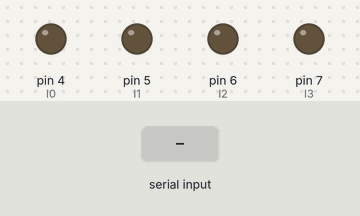
The sketch below on a simulated Arduino Uno, built with avr-gcc and run on an emulated ATmega328P. Parts: output pins drawn as LEDs (lit = HIGH). The inputs (shaded band) are chosen by the test bench. Pins used as bus, display or sensor lines are not drawn; what the sketch prints to the serial monitor is not drawn.

Above: at 1.2 s.
1.3 s: "90,45,200\n" received over Serial
At 2.5 s:
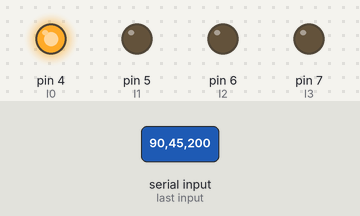
2.8 s: "30,150,10\n" received over Serial
At 3.7 s:
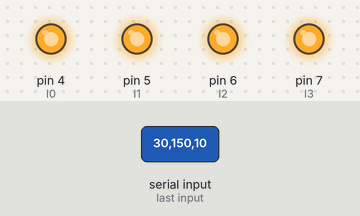
Timing chart, 0 to 5.8 s (numbered marks = the images above; inputs shaded):
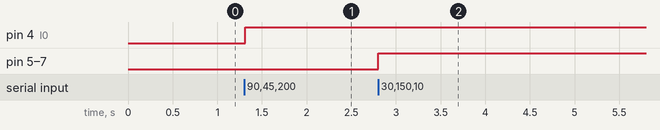

Measured:
- after the input at 1.3 s, pin 4 (I0): LOW → HIGH at once
- after the input at 2.8 s, pin 5 (I1), pin 6 (I2), pin 7 (I3): LOW → HIGH at once

The sketch:

Lab3_Mux_Demux.ino
```cpp
int S0, S1, I0, I1, I2, I3;

void setup() {
  pinMode(2, OUTPUT); // S0
  pinMode(3, OUTPUT); // S1
  pinMode(4, OUTPUT); // I0
  pinMode(5, OUTPUT); // I1
  pinMode(6, OUTPUT); // I2
  pinMode(7, OUTPUT); // I3

  Serial.begin(9600);
  Serial.setTimeout(100); // Set a timeout to avoid reading incomplete data
}

void loop() {
  Serial.print("\nEnter S0 (0 or 1): ");
  while (!Serial.available()) {}
  S0 = Serial.parseInt();
  digitalWrite(2, S0);
  Serial.println(S0);

  // Clear the input buffer
  while (Serial.available()) {
    Serial.read();
  }

  Serial.print("Enter S1 (0 or 1): ");
  while (!Serial.available()) {}
  S1 = Serial.parseInt();
  digitalWrite(3, S1);
  Serial.println(S1);

  // Clear the input buffer
  while (Serial.available()) {
    Serial.read();
  }

  Serial.print("Enter I0 (0 or 1): ");
  while (!Serial.available()) {}
  I0 = Serial.parseInt();
  digitalWrite(4, I0);
  Serial.println(I0);

  // Clear the input buffer
  while (Serial.available()) {
    Serial.read();
  }

  Serial.print("Enter I1 (0 or 1): ");
  while (!Serial.available()) {}
  I1 = Serial.parseInt();
  digitalWrite(5, I1);
  Serial.println(I1);

  // Clear the input buffer
  while (Serial.available()) {
    Serial.read();
  }

  Serial.print("Enter I2 (0 or 1): ");
  while (!Serial.available()) {}
  I2 = Serial.parseInt();
  digitalWrite(6, I2);
  Serial.println(I2);

  // Clear the input buffer
  while (Serial.available()) {
    Serial.read();
  }

  Serial.print("Enter I3 (0 or 1): ");
  while (!Serial.available()) {}
  I3 = Serial.parseInt();
  digitalWrite(7, I3);
  Serial.println(I3);

  // Clear the input buffer
  while (Serial.available()) {
    Serial.read();
  }
}
```
